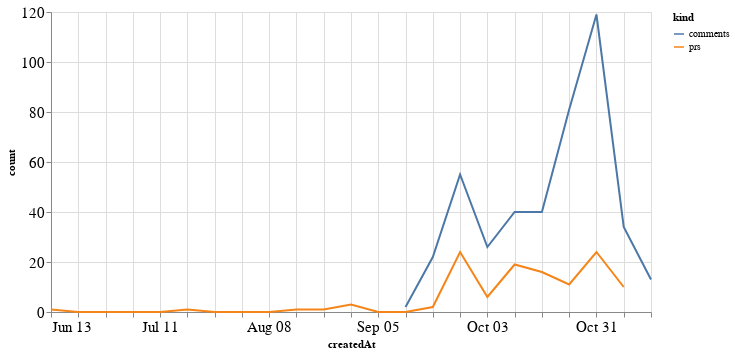

The cell this chart's notebook holds for it:
### Code cell
alt.Chart(total_time, width=600).mark_line().encode(
    x='createdAt',
    y='count',
    color='kind'
)

### Figure 1 — Vega-Lite specification as saved in the notebook (floating-point values rounded to 4 significant figures)
{"config": {"axisLeft": {"labelFontSize": 15}, "axisBottom": {"labelFontSize": 15}}, "data": {"name": "data-a323bbd886b7c36b3f76a672ba92bb0d"}, "mark": "line", "encoding": {"color": {"type": "nominal", "field": "kind"}, "x": {"type": "temporal", "field": "createdAt"}, "y": {"type": "quantitative", "field": "count"}}, "width": 600, "$schema": "https://vega.github.io/schema/vega-lite/v4.8.1.json", "datasets": {"data-a323bbd886b7c36b3f76a672ba92bb0d": [{"createdAt": "2021-06-13T00:00:00", "kind": "prs", "count": 1.0}, {"createdAt": "2021-06-20T00:00:00", "kind": "prs", "count": 0.0}, {"createdAt": "2021-06-27T00:00:00", "kind": "prs", "count": 0.0}, {"createdAt": "2021-07-04T00:00:00", "kind": "prs", "count": 0.0}, {"createdAt": "2021-07-11T00:00:00", "kind": "prs", "count": 0.0}, {"createdAt": "2021-07-18T00:00:00", "kind": "prs", "count": 1.0}, {"createdAt": "2021-07-25T00:00:00", "kind": "prs", "count": 0.0}, {"createdAt": "2021-08-01T00:00:00", "kind": "prs", "count": 0.0}, {"createdAt": "2021-08-08T00:00:00", "kind": "prs", "count": 0.0}, {"createdAt": "2021-08-15T00:00:00", "kind": "prs", "count": 1.0}, {"createdAt": "2021-08-22T00:00:00", "kind": "prs", "count": 1.0}, {"createdAt": "2021-08-29T00:00:00", "kind": "prs", "count": 3.0}, {"createdAt": "2021-09-05T00:00:00", "kind": "prs", "count": 0.0}, {"createdAt": "2021-09-12T00:00:00", "kind": "prs", "count": 0.0}, {"createdAt": "2021-09-19T00:00:00", "kind": "prs", "count": 2.0}, {"createdAt": "2021-09-26T00:00:00", "kind": "prs", "count": 24.0}, {"createdAt": "2021-10-03T00:00:00", "kind": "prs", "count": 6.0}, {"createdAt": "2021-10-10T00:00:00", "kind": "prs", "count": 19.0}, {"createdAt": "2021-10-17T00:00:00", "kind": "prs", "count": 16.0}, {"createdAt": "2021-10-24T00:00:00", "kind": "prs", "count": 11.0}, {"createdAt": "2021-10-31T00:00:00", "kind": "prs", "count": 24.0}, {"createdAt": "2021-11-07T00:00:00", "kind": "prs", "count": 10.0}, {"createdAt": "2021-11-14T00:00:00", "kind": "prs", "count": null}, {"createdAt": "2021-06-13T00:00:00", "kind": "comments", "count": null}, {"createdAt": "2021-06-20T00:00:00", "kind": "comments", "count": null}, {"createdAt": "2021-06-27T00:00:00", "kind": "comments", "count": null}, {"createdAt": "2021-07-04T00:00:00", "kind": "comments", "count": null}, {"createdAt": "2021-07-11T00:00:00", "kind": "comments", "count": null}, {"createdAt": "2021-07-18T00:00:00", "kind": "comments", "count": null}, {"createdAt": "2021-07-25T00:00:00", "kind": "comments", "count": null}, {"createdAt": "2021-08-01T00:00:00", "kind": "comments", "count": null}, {"createdAt": "2021-08-08T00:00:00", "kind": "comments", "count": null}, {"createdAt": "2021-08-15T00:00:00", "kind": "comments", "count": null}, {"createdAt": "2021-08-22T00:00:00", "kind": "comments", "count": null}, {"createdAt": "2021-08-29T00:00:00", "kind": "comments", "count": null}, {"createdAt": "2021-09-05T00:00:00", "kind": "comments", "count": null}, {"createdAt": "2021-09-12T00:00:00", "kind": "comments", "count": 2.0}, {"createdAt": "2021-09-19T00:00:00", "kind": "comments", "count": 22.0}, {"createdAt": "2021-09-26T00:00:00", "kind": "comments", "count": 55.0}, {"createdAt": "2021-10-03T00:00:00", "kind": "comments", "count": 26.0}, {"createdAt": "2021-10-10T00:00:00", "kind": "comments", "count": 40.0}, {"createdAt": "2021-10-17T00:00:00", "kind": "comments", "count": 40.0}, {"createdAt": "2021-10-24T00:00:00", "kind": "comments", "count": 81.0}, {"createdAt": "2021-10-31T00:00:00", "kind": "comments", "count": 119.0}, {"createdAt": "2021-11-07T00:00:00", "kind": "comments", "count": 34.0}, {"createdAt": "2021-11-14T00:00:00", "kind": "comments", "count": 13.0}]}}
